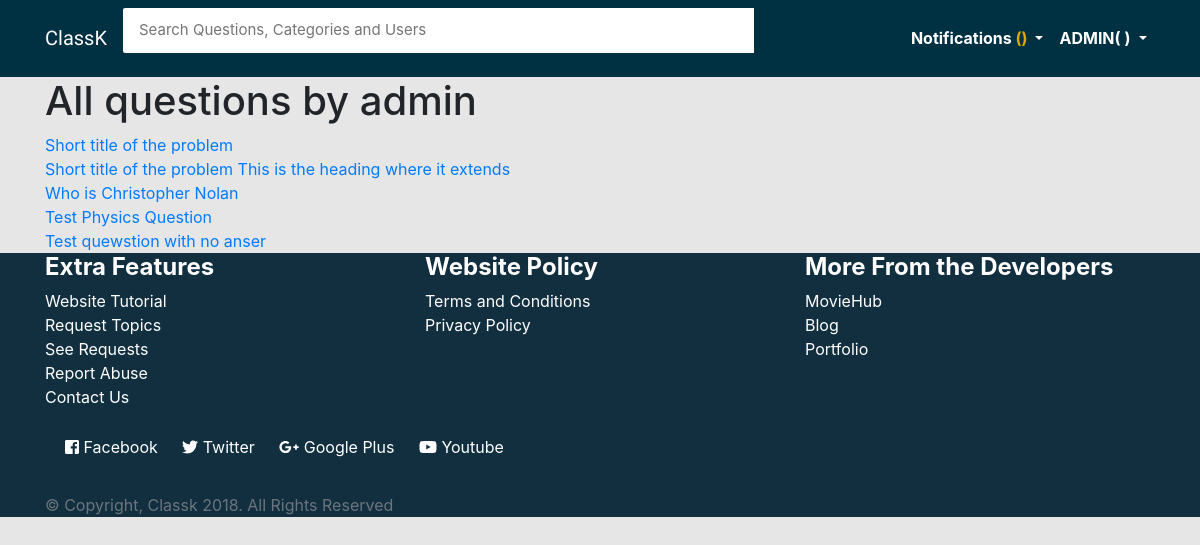
The app's page /accounts/all-questions/admin/ (signed in) with its own data.
### account/models.py (models this page shows, shortened)
class Profile(models.Model):
    GENDER_CHOICES = (
        ('Male', 'Male'),
        ('Female', 'Female'),
        ('Other', 'Other'),
    )
    user = models.OneToOneField(User, on_delete=models.CASCADE)
    full_name = models.CharField(max_length=250, default=None, null=True)
    email = models.EmailField(max_length=100, default=None, null=True)
    gender = models.CharField(choices=GENDER_CHOICES, max_length=8, default=None, null=True)
    bio = models.TextField(max_length=500, default=None, null=True)
    location = models.CharField(max_length=30, default=None, null=True)
    birth_date = models.DateField(null=True,)
    points = models.IntegerField(default=0)
    viewes = models.IntegerField(default=0)

### main/models.py (models this page shows, shortened)
class Question(models.Model):
    user = models.ForeignKey(User, on_delete=models.CASCADE)
    title = models.CharField(max_length=150, default='Short title of your problem')
    description = models.TextField(max_length=3000)
    slug = models.SlugField(max_length=140, unique=True)
    date = models.DateTimeField(null=True, default=timezone.now())
    category = models.ForeignKey(Category, null=True, default=None)
    satisfied = models.BooleanField(default=False)
    viewed = models.IntegerField(default=0)

### account/views.py (the view)
# urls.py: url(r'all-questions/(?P<user>[.\-\w]+)/$', views.all, name='all'),
def all(request, user):
    profile = User.objects.get(username=user)
    details = Profile.objects.get(user_id=profile.id)
    all_questions = Question.objects.filter(user_id=profile.id)
    context = {
        'all_questions':all_questions,
        'details':details
    }
    return render(request, 'account/all_questions.html', context)

### account/templates/account/all_questions.html (shortened to what this page needs)
{% extends 'main/base.html' %}
{% block content %}
<div class="container">
    <h1>All questions by {{ details.user.username }}</h1>
    {% for a in all_questions %}
        <a href="{% url 'main:details' a.slug %}">{{ a.title }}</a><br>
    {% endfor %}
</div>
{% endblock %}

### main/templates/main/base.html (shortened to what this page needs)
<html lang="en">
<head>
    <link href="https://maxcdn.bootstrapcdn.com/bootstrap/4.0.0/css/bootstrap.min.css" rel="stylesheet"
> {% load staticfiles %}
    <link rel="stylesheet" href="{% static 'css/main.css' %}">
    <link href="https://maxcdn.bootstrapcdn.com/font-awesome/4.7.0/css/font-awesome.min.css" rel="stylesheet"
>
</head>
<body>
    <header>
        <nav class="navbar navbar-expand-lg navbar-light" style="background-color:#003143;">
            <div class="container">
                <a class="navbar-brand text-white" href="{% url 'main:home' %}" id="brand">ClassK</span>
                </a>
                <div class="collapse navbar-collapse" id="navbarNav">
                    <div class="bam-navbar-search smallsearch col-sm-8 col-xs-11">
                        <form action="{% url 'main:home' %}" method="get" class="row">
                            <input class="bam-navbar-input col-md-11" type="search" placeholder="Search Questions, Categories and Users" name="q" , value="">
                        </form>
                    </div>
                    <ul class="nav navbar-nav ml-auto w-100 justify-content-end" id="item">
                        {% if user.is_authenticated %}
                        <li class="nav-item dropdown">
                            <a class="nav-link dropdown-toggle" href="#" id="navbarDropdownMenuLink" data-toggle="dropdown" aria-haspopup="true" aria-expanded="false"
                                style="color:white;">
                                <strong>Notifications
                                    <span style="color:#E0A800;">({{ notif_counts }})</span>
                                </strong>
                            </a>
                        </li>
                        <li class="nav-item dropdown">
                            <a class="nav-link dropdown-toggle" href="#" id="navbarDropdownMenuLink" data-toggle="dropdown" aria-haspopup="true" aria-expanded="false"
                                style="color:white;">
                                <strong> {{ user.username|upper }}( {{ score }} )</strong>
                            </a>
                        </li>
                        {% endif %}
                    </ul>
                </div>
            </div>
        </nav>
    </header>
    {% block content %} {% endblock %}
    <footer class="footer">
        <div class="container" id="contents-footer">
            <div class="row">
                <div class="col-md-4">
                    <h4>
                        <strong>Extra Features</strong>
                    </h4>
                    <ul class="list-contents">
                        <a href="{% url 'main:tutorial' %}">
                            <li>Website Tutorial</li>
                        </a>
                        <a href="{% url 'main:request_topic' %}">
                            <li>Request Topics</li>
                        </a>
                        <a href="{% url 'main:display_request' %}">
                            <li>See Requests</li>
                        </a>
                        <a href="#">
                            <li>Report Abuse</li>
                        </a>
                        <a href="{% url 'main:contact' %}">
                            <li> Contact Us</li>
                        </a>
                    </ul>
                </div>
                <div class="col-md-4">
                    <h4>
                        <strong>Website Policy</strong>
                    </h4>
                    <ul class="list-contents">
                        <a href="#">
                            <li>Terms and Conditions</li>
                        </a>
                        <a href="#">
                            <li>Privacy Policy</li>
                        </a>
                    </ul>
                </div>
                <div class="col-md-4">
                    <h4>
                        <strong>More From the Developers</strong>
                    </h4>
                    <ul class="list-contents">
                        <a href="#">
                            <li>MovieHub</li>
                        </a>
                        <a href="#">
                            <li>Blog</li>
                        </a>
                        <a href="#">
                            <li>Portfolio</li>
                        </a>
                    </ul>
                </div>
            </div>
            <div class="social-media-links">
                <a href="https://www.facebook.com/whysoserious13" target="_blank"> <i class="fab fa-facebook-square"></i> Facebook</a>
                <a href="https://twitter.com/techinov22" target="_blank"> <i class="fab fa-twitter"></i>  Twitter</a>
                <a href="https://plus.google.com/u/0/113475651357673842065" target="_blank"> <i class="fab fa-google-plus-g"></i>  Google Plus</a>
                <a href="https://www.youtube.com/c/onthir" target="_blank"> <i class="fab fa-youtube"></i>  Youtube</a>
            </div>
             <br>
            <span class="text-muted text-center">&copy; Copyright, Classk 2018. All Rights Reserved</span>
        </div>
    </footer>
</body>
</html>

### account/static/css/main.css (style rules this page uses)
body { background: #e6e6e6; }
.bam-navbar-input { padding: 11px 16px; border-radius: 2px 0 0 2px; border: 0 none; outline: 0 none; font-size: 15px; }
#brand { font-family: 'Francois One', sans-serif; }
#contents-footer { color: white; }
.footer { background-color: #122f40; }
.list-contents li { list-style-type: none; }
.list-contents a { text-decoration: none; color: white; }
ul { padding: 0; }
.social-media-links { padding: 10px; }
.social-media-links a { text-decoration: none; color: white; padding: 10px; }

### records on screen
Profile: user.username "admin"
Question: title "Short title of the problem"
Question: title "Short title of the problem This is the heading where it extends"
Question: title "Who is Christopher Nolan"
Question: title "Test Physics Question"
Question: title "Test quewstion with no anser"

### other values on screen
{{ user.username|upper }} "ADMIN"
